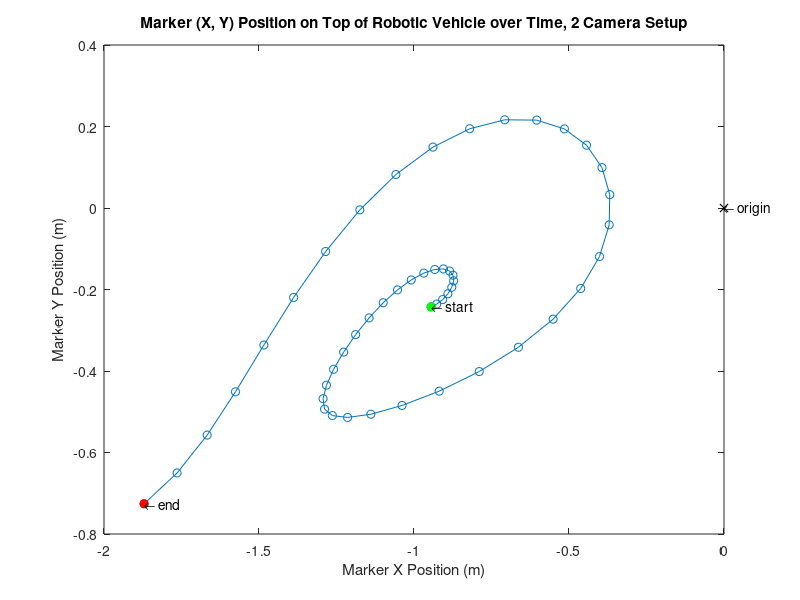

Write the MATLAB code that produced this figure.
% Created by: Anthony Le
% Last updated: 01.27.2018

% KIN 523: Homework 2 - Motion Capture
% Due: 01.30.2018
% Extensive explanation of code for the professor...
%% Problem 2
close all;
clear;

% load data as individual col vectors
% (i.e. frame, u1, u2, v2, all 49 by 1 vectors)
load('marker.mat');

% from Problem 1; L constants for Camera 1
load('L1.mat'); % col vectors of L constants L_1-L_11

% problem 2a
t = 0; % 1st frame
time = []; % empty vector
time = cat(1, time, t); % add time 0 to vector

% for loop to fill time vector
% iterate from frame 2 thru 49
% add 0.0333s iteratively since fps was 30 frame/s
for t_stp = 2:49
    t = t + 0.0333;
    time = cat(1, time, t);
end

% extract individual L constants from col vector above
% index of L is representated as L(row, col)
% (e.g. L(1, 1) means the value in the 1st row, 1st (only) col of L)
L1_1 = L1(1, 1);
L1_2 = L1(2, 1);
L1_3 = L1(3, 1);
L1_4 = L1(4, 1);
L1_5 = L1(5, 1);
L1_6 = L1(6, 1);
L1_7 = L1(7, 1);
L1_8 = L1(8, 1);
L1_9 = L1(9, 1);
L1_10 = L1(10, 1);
L1_11 = L1(11, 1);

% L constants for Camera 2; provided in hw2 handout
L2_1 = -551.0;
L2_2 = -160.5;
L2_3 = -89.7;
L2_4 = 0;
L2_5 = 0;
L2_6 = 0;
L2_7 = 0;
L2_8 = 0;
L2_9 = -0.381;
L2_10 = 0.381;
L2_11 = -0.175;

% Z position from hw2 handout
Z = 0.15; % in m

% problem 2b
% constants provided in hw2 handout
u_0 = 512; % in px
v_0 = 512; % in px
L2_12 = -4.0 * 10^-7; % in px^-2

% repmat function repeats copies of array
% (i.e. each constant is repeated 49 times)
% individual constants become col vectors, 49 rows, 1 col
u_0 = repmat(u_0, 49, 1); % create col vector of u_0 value repeated
v_0 = repmat(v_0, 49, 1); % create col vector of v_0 value repeated
% L_12 = repmat(L_12, 49, 1);

% eq. 3 from hw2 handout
% sqrt function signifies square root
% dot operator signifies element-wise operation
% carrot operator signifies power
% together, element-wise power
r_u2 = sqrt((u2 - u_0).^2 + (v2 - v_0).^2);

% horizontal lens distortion function for Camera 2, eq. 2 from hw2 handout
% dot operator signifies element-wise operation
% asterisk operator signifies multiplication
% together, element-wise multiplication
delta_u2 = ((u2 - u_0) .* r_u2.^2) * L2_12;

% problem 2c
A = zeros(2, 3, 49); % alocate memory for 3D matrix, 2 rows, 3 cols, 49 times
% imagine 2 by 3 matrices stacked in 3rd dim
% result in a stack of 49 2 by 3 matrices

% for loop to fill values into A matrix
% iterate in 3rd dim of A matrix (i.e. iterate thru matrices, see above)
% iterate in 1st dim of col vectors, u1 and u2 (i.e. iterate row indices)
for i = 1:49
    A(1, 1, i) = (u1(i, 1) * L1_9) - L1_1;
    A(2, 1, i) = (u2(i, 1) * L2_9) - L2_1;
    A(1, 2, i) = (u1(i, 1) * L1_10) - L1_2;
    A(2, 2, i) = (u2(i, 1) * L2_10) - L2_2;
    A(1, 3, i) = (u1(i, 1) * L1_11) - L1_3;
    A(2, 3, i) = (u2(i, 1) * L2_11) - L2_3;
end

B = zeros(2, 1, 49); % allocate memory for 3D matrix, 2 rows, 3 cols, 49 times
% imagine 2 by 1 col vectors stacked in 3rd dim
% result in a stack of 49 2 by 1 col vectors

% for loop to fill values into B matrix
% iterate in 3rd dim of B matrix (i.e. iterate thru matrices, see above)
% iterate in 1st dim of col vectors, u1 and u2 (i.e. iterate row indices)
for j = 1:49
    B(1, 1, j) = (L1_4 - u1(j, 1));
    B(2, 1, j) = (L2_4 - u2(j, 1));
end

XYZ = []; % empty matrix

% for loop to fill values into XYZ matrix
% 1st colon operator in A and B signifies the entire index range of rows
% (i.e. 1-2 rows for A and B)
% 2nd colon operator in A and B signifies the entire index range of cols
% (i.e. 1-3 and 1-1 cols for A and B, respectively)
% iterate in 3rd dim of A and B matrices
% cat function signifies concatenate value along specified dim
for k = 1:49
    xyz = A(:, :, k) \ B(:, :, k); % col vector of x, y , z values
    XYZ = cat(2, XYZ, xyz); % concatenate col vectors in 2nd dim
end
% XYZ matrix results in 3 by 49 matrix, 49 col vectors of x, y, z values

XYZ = transpose(XYZ); % transpose XYZ matrix
% XYZ matrix becomes a 49 by 3 matrix; X, Y, Z col vectors

% fill in Z position col vector into XYZ matrix
% colon operator signifies the entire index range of rows (1-49)
% 2nd # after comma refers to col index (i.e. 3rd col)
% repmat function repeats copies of array
% (i.e. Z position value is repeated 49 times)
% 49 by 1 col vector of repeated Z value, 0.15m
XYZ(:, 3) = repmat(Z, 49, 1);

% problem 2e
% plot (X, Y) position of markers
plot(XYZ(:, 1), XYZ(:, 2), '-o');
hold on;
plot(XYZ(1, 1), XYZ(1, 2), 'o', 'MarkerFaceColor', 'g', 'MarkerEdgeColor', 'g');
plot(XYZ(49, 1), XYZ(49, 2), 'o', 'MarkerFaceColor', 'r', 'MarkerEdgeColor', 'r');
plot(0, 0, 'xk');
text(0, 0, '\leftarrow origin');
text(XYZ(1, 1), XYZ(1, 2), '\leftarrow start');
text(XYZ(49, 1), XYZ(49, 2), '\leftarrow end');
title('Marker (X, Y) Position on Top of Robotic Vehicle over Time, 2 Camera Setup');
xlabel('Marker X Position (m)');
ylabel('Marker Y Position (m)');
